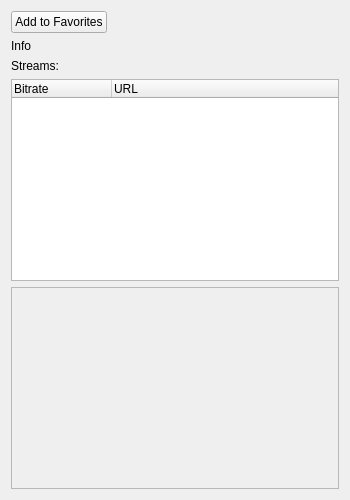
<?xml version="1.0" encoding="UTF-8"?>
<ui version="4.0">
 <class>StationPage</class>
 <widget class="QWidget" name="StationPage">
  <property name="geometry">
   <rect>
    <x>0</x>
    <y>0</y>
    <width>350</width>
    <height>500</height>
   </rect>
  </property>
  <property name="windowTitle">
   <string>Station</string>
  </property>
  <layout class="QGridLayout" name="gridLayout">
   <item row="0" column="0">
    <widget class="QPushButton" name="addToFavorites">
     <property name="text">
      <string>Add to Favorites</string>
     </property>
    </widget>
   </item>
   <item row="0" column="1">
    <spacer name="horizontalSpacer">
     <property name="orientation">
      <enum>Qt::Horizontal</enum>
     </property>
     <property name="sizeHint" stdset="0">
      <size>
       <width>40</width>
       <height>20</height>
      </size>
     </property>
    </spacer>
   </item>
   <item row="1" column="0" colspan="2">
    <widget class="QLabel" name="label">
     <property name="text">
      <string>Info</string>
     </property>
    </widget>
   </item>
   <item row="3" column="0" colspan="2">
    <widget class="QTreeWidget" name="streams">
     <property name="rootIsDecorated">
      <bool>false</bool>
     </property>
     <column>
      <property name="text">
       <string>Bitrate</string>
      </property>
     </column>
     <column>
      <property name="text">
       <string>URL</string>
      </property>
     </column>
    </widget>
   </item>
   <item row="4" column="0" colspan="2">
    <widget class="QPlainTextEdit" name="messages">
     <property name="enabled">
      <bool>false</bool>
     </property>
    </widget>
   </item>
   <item row="2" column="0" colspan="2">
    <widget class="QLabel" name="label_2">
     <property name="text">
      <string>Streams:</string>
     </property>
    </widget>
   </item>
  </layout>
 </widget>
 <resources/>
 <connections/>
</ui>
